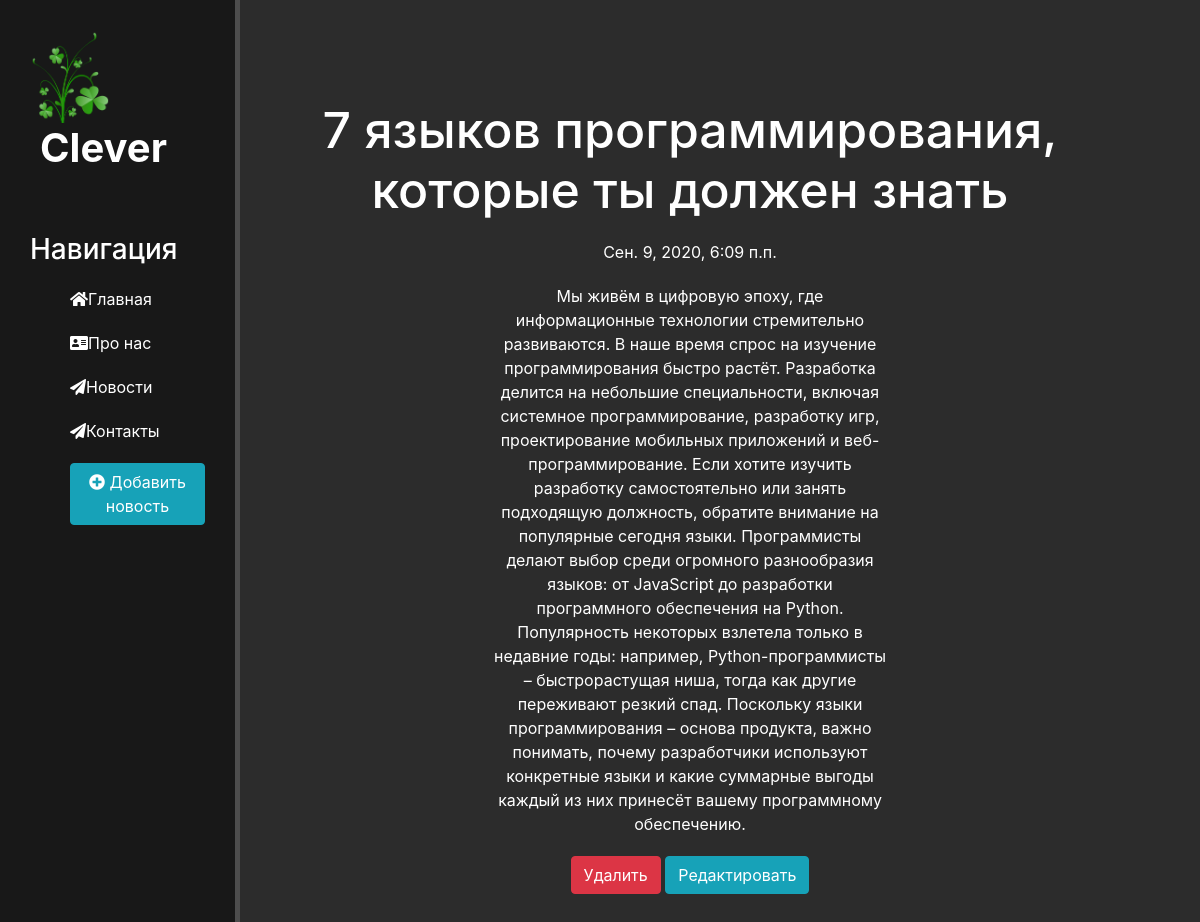
The page /news/2 on the database its author committed.
### news/models.py (models this page shows, shortened)
class Articles(models.Model):
    title = models.CharField('Название', max_length=50)
    anons = models.CharField('Анонс', max_length=250)
    full_text = models.TextField('Статья')
    date = models.DateTimeField('Дата публикации')
    image = models.ImageField(upload_to='images/', null=True, blank=True)
    class Meta:
        verbose_name = 'Новость'
        verbose_name_plural = 'Новости'

### news/views.py (the view)
class NewsDetailView(DetailView):
    model = Articles
    template_name = 'news/details_view.html'
    context_object_name = 'article'

### news/templates/news/details_view.html (shortened to what this page needs)
{% extends 'main/layout.html' %}
{% block content %}
  <div class="features">
    <h1>{{ article.title }}</h1>
      <p>{{ article.date}}</p>
      <p>{{ article.full_text }}</p>
      <a href="{% url 'news-delete' article.id %}" class="btn btn-danger">Удалить</a>
      <a href="{% url 'news-update' article.id %}" class="btn btn-info">Редактировать</a>
  </div>
{% endblock %}

### main/static/main/css/main.css (style rules this page uses)
body { background: #2c2c2c; }
main .features { float: left; color: #fff; margin-top: 100px; text-align: center; width: 75%; }
main .features h1 { font-size: 50px; }
main .features p { max-width: 400px; margin: 20px auto }

### rows shown on the page
Articles: title "7 языков программирования, которые ты должен знать", date "Сен. 9, 2020, 6:09 п.п.", full_text "Мы живём в цифровую эпоху, где информационные технологии стремительно развиваются. В наше время спрос на изучение программирования быстро растёт. Разработка делится на небольшие специальности, включая системное программирование, разработку игр, проектирование мобильных приложений и веб-программирование. Если хотите изучить разработку самостоятельно или занять подходящую должность, обратите внимание на популярные сегодня языки. Программисты делают выбор среди огромного разнообразия языков: от JavaScript до разработки программного обеспечения на Python. Популярность некоторых взлетела только в недавние годы: например, Python-программисты – быстрорастущая ниша, тогда как другие переживают…"
